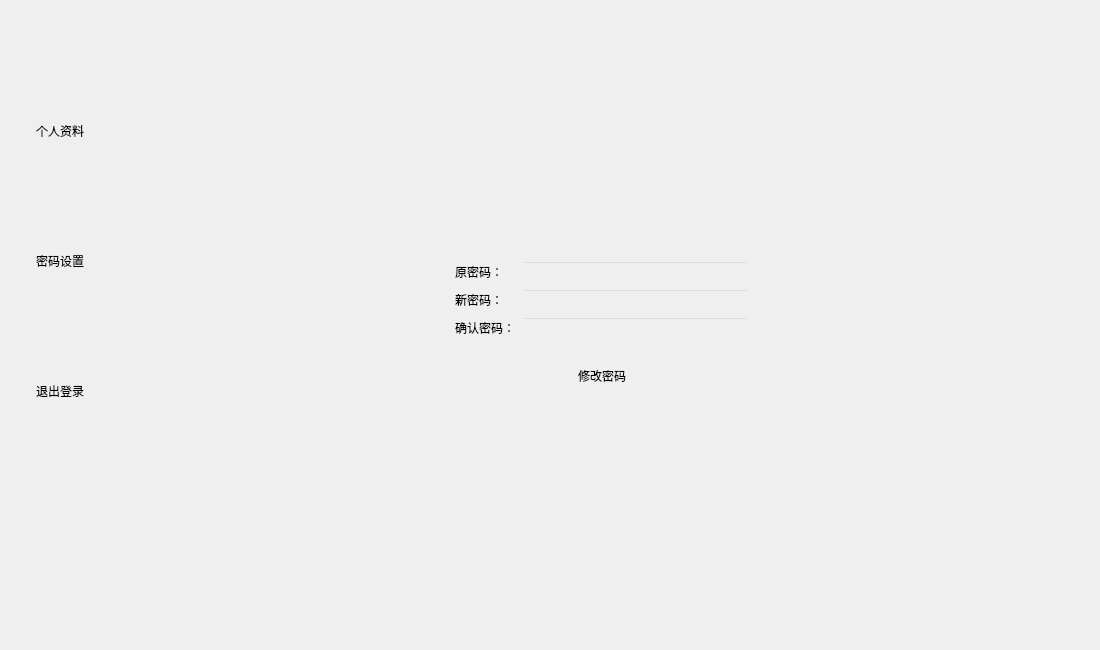
<?xml version="1.0" encoding="UTF-8"?>
<ui version="4.0">
 <class>Individual</class>
 <widget class="QWidget" name="Individual">
  <property name="geometry">
   <rect>
    <x>0</x>
    <y>0</y>
    <width>1100</width>
    <height>650</height>
   </rect>
  </property>
  <property name="windowTitle">
   <string>轻音乐</string>
  </property>
  <property name="windowIcon">
   <iconset resource="res.qrc">
    <normaloff>:/Image/Yinyue.png</normaloff>:/Image/Yinyue.png</iconset>
  </property>
  <property name="styleSheet">
   <string notr="true">#Individual
{
border-image:url(:/Image/Beijing10.png)
}</string>
  </property>
  <property name="locale">
   <locale language="Chinese" country="China"/>
  </property>
  <layout class="QGridLayout" name="gridLayout_3">
   <item row="0" column="0">
    <widget class="QWidget" name="widget" native="true">
     <layout class="QVBoxLayout" name="verticalLayout">
      <item>
       <widget class="QPushButton" name="pushButton_MyInformation">
        <property name="styleSheet">
         <string notr="true">qproperty-icon: url(:/Image/Geren.png);
icon-size: 40px 40px;
</string>
        </property>
        <property name="text">
         <string>个人资料</string>
        </property>
        <property name="flat">
         <bool>true</bool>
        </property>
       </widget>
      </item>
      <item>
       <widget class="QPushButton" name="pushButton_SetPassword">
        <property name="styleSheet">
         <string notr="true">qproperty-icon: url(:/Image/Mimashezhi.png);
icon-size: 40px 40px;
</string>
        </property>
        <property name="text">
         <string>密码设置</string>
        </property>
        <property name="flat">
         <bool>true</bool>
        </property>
       </widget>
      </item>
      <item>
       <widget class="QPushButton" name="pushButton_ExitLogin">
        <property name="styleSheet">
         <string notr="true">qproperty-icon: url(:/Image/Tuichu.png);
icon-size: 40px 40px;
</string>
        </property>
        <property name="text">
         <string>退出登录</string>
        </property>
        <property name="flat">
         <bool>true</bool>
        </property>
       </widget>
      </item>
      <item>
       <widget class="QPushButton" name="pushButton_Back">
        <property name="styleSheet">
         <string notr="true">qproperty-icon: url(:/Image/Fanhui.png);
icon-size: 40px 40px;
</string>
        </property>
        <property name="text">
         <string/>
        </property>
        <property name="flat">
         <bool>true</bool>
        </property>
       </widget>
      </item>
     </layout>
    </widget>
   </item>
   <item row="0" column="1">
    <widget class="QStackedWidget" name="stackedWidget">
     <property name="currentIndex">
      <number>0</number>
     </property>
     <widget class="QWidget" name="page">
      <layout class="QGridLayout" name="gridLayout_8">
       <item row="0" column="0">
        <widget class="QWidget" name="widget_7" native="true">
         <layout class="QGridLayout" name="gridLayout_9">
          <item row="2" column="1">
           <widget class="QWidget" name="widget_6" native="true">
            <layout class="QGridLayout" name="gridLayout_7">
             <item row="0" column="0">
              <spacer name="horizontalSpacer_5">
               <property name="orientation">
                <enum>Qt::Horizontal</enum>
               </property>
               <property name="sizeHint" stdset="0">
                <size>
                 <width>40</width>
                 <height>20</height>
                </size>
               </property>
              </spacer>
             </item>
             <item row="0" column="1">
              <widget class="QPushButton" name="pushButton_ChangePassword">
               <property name="styleSheet">
                <string notr="true">qproperty-icon: url(:/Image/Xiugaimima.png);
icon-size: 40px 40px;
</string>
               </property>
               <property name="text">
                <string>修改密码</string>
               </property>
               <property name="flat">
                <bool>true</bool>
               </property>
              </widget>
             </item>
             <item row="0" column="2">
              <spacer name="horizontalSpacer_6">
               <property name="orientation">
                <enum>Qt::Horizontal</enum>
               </property>
               <property name="sizeHint" stdset="0">
                <size>
                 <width>40</width>
                 <height>20</height>
                </size>
               </property>
              </spacer>
             </item>
            </layout>
           </widget>
          </item>
          <item row="1" column="1">
           <widget class="QWidget" name="widget_2" native="true">
            <layout class="QGridLayout" name="gridLayout">
             <item row="2" column="2">
              <widget class="QLineEdit" name="lineEdit_NewPasswordTwo">
               <property name="styleSheet">
                <string notr="true">background-color: transparent;</string>
               </property>
              </widget>
             </item>
             <item row="1" column="2">
              <widget class="QLineEdit" name="lineEdit_NewPassword">
               <property name="styleSheet">
                <string notr="true">background-color: transparent;</string>
               </property>
              </widget>
             </item>
             <item row="2" column="0" colspan="2">
              <widget class="QLabel" name="label_NewPasswordTwo">
               <property name="text">
                <string>确认密码：</string>
               </property>
              </widget>
             </item>
             <item row="0" column="0" colspan="2">
              <widget class="QLabel" name="label_OldPassword">
               <property name="text">
                <string>原密码：</string>
               </property>
              </widget>
             </item>
             <item row="0" column="2">
              <widget class="QLineEdit" name="lineEdit_OldPassword">
               <property name="styleSheet">
                <string notr="true">background-color: transparent;</string>
               </property>
              </widget>
             </item>
             <item row="1" column="0">
              <widget class="QLabel" name="label_NewPassword">
               <property name="text">
                <string>新密码：</string>
               </property>
              </widget>
             </item>
            </layout>
           </widget>
          </item>
          <item row="1" column="2">
           <spacer name="horizontalSpacer_4">
            <property name="orientation">
             <enum>Qt::Horizontal</enum>
            </property>
            <property name="sizeHint" stdset="0">
             <size>
              <width>40</width>
              <height>20</height>
             </size>
            </property>
           </spacer>
          </item>
          <item row="1" column="0">
           <spacer name="horizontalSpacer_3">
            <property name="orientation">
             <enum>Qt::Horizontal</enum>
            </property>
            <property name="sizeHint" stdset="0">
             <size>
              <width>40</width>
              <height>20</height>
             </size>
            </property>
           </spacer>
          </item>
          <item row="0" column="1">
           <spacer name="verticalSpacer_3">
            <property name="orientation">
             <enum>Qt::Vertical</enum>
            </property>
            <property name="sizeHint" stdset="0">
             <size>
              <width>20</width>
              <height>40</height>
             </size>
            </property>
           </spacer>
          </item>
          <item row="3" column="1">
           <spacer name="verticalSpacer_4">
            <property name="orientation">
             <enum>Qt::Vertical</enum>
            </property>
            <property name="sizeHint" stdset="0">
             <size>
              <width>20</width>
              <height>40</height>
             </size>
            </property>
           </spacer>
          </item>
         </layout>
        </widget>
       </item>
      </layout>
     </widget>
     <widget class="QWidget" name="page_1">
      <layout class="QGridLayout" name="gridLayout_5">
       <item row="0" column="0">
        <widget class="QWidget" name="widget_5" native="true">
         <layout class="QGridLayout" name="gridLayout_6">
          <item row="1" column="2">
           <spacer name="horizontalSpacer_2">
            <property name="orientation">
             <enum>Qt::Horizontal</enum>
            </property>
            <property name="sizeHint" stdset="0">
             <size>
              <width>40</width>
              <height>20</height>
             </size>
            </property>
           </spacer>
          </item>
          <item row="2" column="1">
           <widget class="QWidget" name="widget_4" native="true">
            <layout class="QGridLayout" name="gridLayout_4">
             <item row="0" column="0">
              <widget class="QPushButton" name="pushButton_Preserve">
               <property name="styleSheet">
                <string notr="true">qproperty-icon: url(:/Image/Baocun1.png);
icon-size: 40px 40px;
</string>
               </property>
               <property name="text">
                <string>保存</string>
               </property>
               <property name="flat">
                <bool>true</bool>
               </property>
              </widget>
             </item>
            </layout>
           </widget>
          </item>
          <item row="1" column="0">
           <spacer name="horizontalSpacer">
            <property name="orientation">
             <enum>Qt::Horizontal</enum>
            </property>
            <property name="sizeHint" stdset="0">
             <size>
              <width>40</width>
              <height>20</height>
             </size>
            </property>
           </spacer>
          </item>
          <item row="3" column="1">
           <spacer name="verticalSpacer">
            <property name="orientation">
             <enum>Qt::Vertical</enum>
            </property>
            <property name="sizeHint" stdset="0">
             <size>
              <width>20</width>
              <height>40</height>
             </size>
            </property>
           </spacer>
          </item>
          <item row="1" column="1">
           <widget class="QWidget" name="widget_3" native="true">
            <property name="styleSheet">
             <string notr="true">background-color: transparent;</string>
            </property>
            <layout class="QGridLayout" name="gridLayout_2">
             <item row="0" column="0">
              <widget class="QLabel" name="label_Account">
               <property name="text">
                <string>账号：</string>
               </property>
              </widget>
             </item>
             <item row="0" column="2">
              <widget class="QLineEdit" name="lineEdit_Account">
               <property name="toolTipDuration">
                <number>-1</number>
               </property>
               <property name="styleSheet">
                <string notr="true"/>
               </property>
              </widget>
             </item>
             <item row="1" column="0" colspan="2">
              <widget class="QLabel" name="label_NickName">
               <property name="text">
                <string>昵称：</string>
               </property>
              </widget>
             </item>
             <item row="1" column="2">
              <widget class="QLineEdit" name="lineEdit_NickName">
               <property name="toolTipDuration">
                <number>-1</number>
               </property>
               <property name="styleSheet">
                <string notr="true">background-color: transparent;</string>
               </property>
              </widget>
             </item>
            </layout>
           </widget>
          </item>
          <item row="0" column="1">
           <spacer name="verticalSpacer_2">
            <property name="orientation">
             <enum>Qt::Vertical</enum>
            </property>
            <property name="sizeHint" stdset="0">
             <size>
              <width>20</width>
              <height>40</height>
             </size>
            </property>
           </spacer>
          </item>
         </layout>
        </widget>
       </item>
      </layout>
     </widget>
    </widget>
   </item>
  </layout>
 </widget>
 <resources>
  <include location="res.qrc"/>
 </resources>
 <connections/>
</ui>
